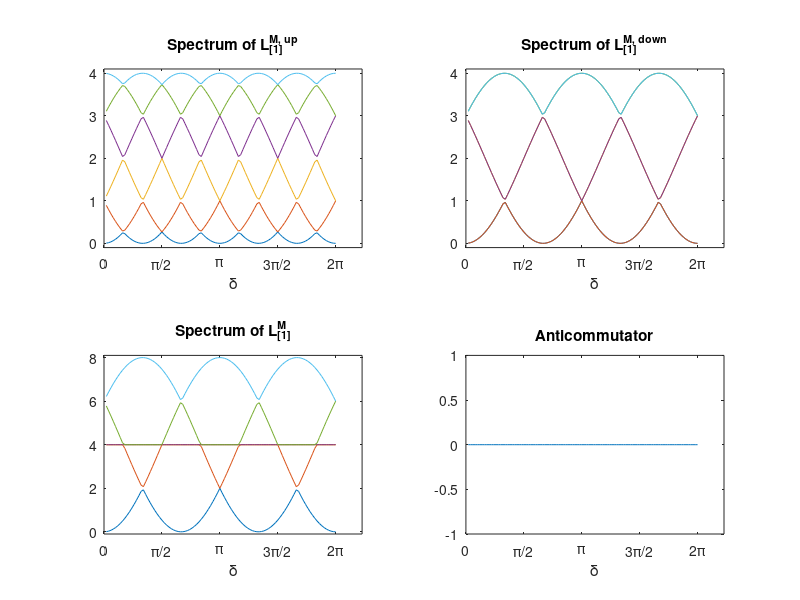
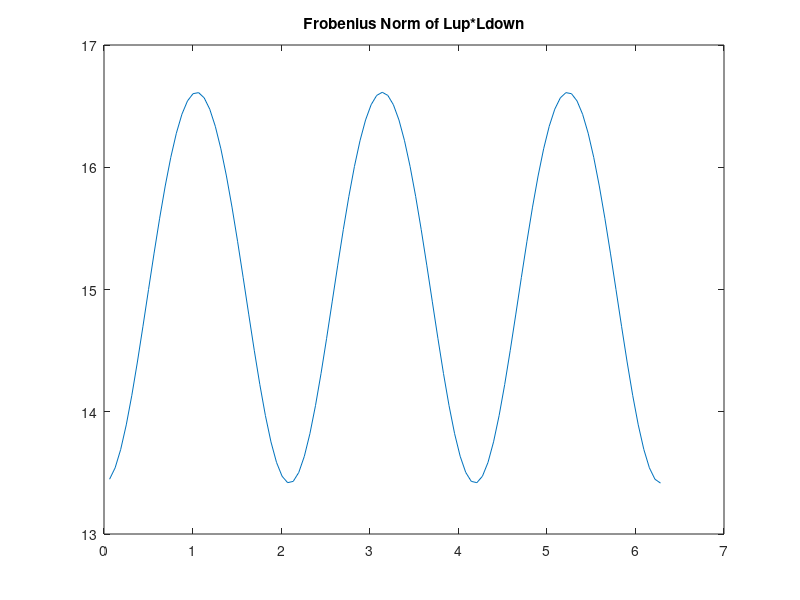
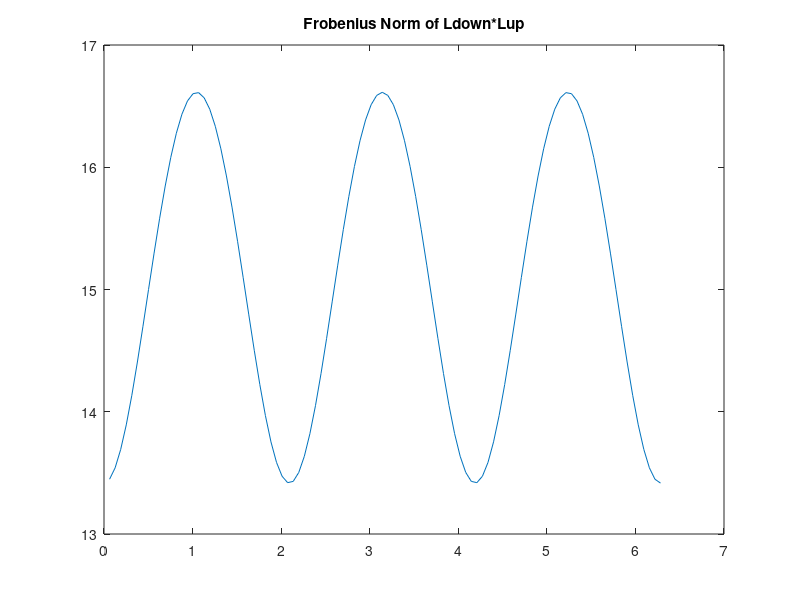

MATLAB code for these plots, in order:
% Triangle 1->2, 2->3, 3->1 and 3->2->1
clear
close all
%%% B1
% edges {1, 2}, {1, 3}, {2, 3}
B1 = [-1   0   1 ; 
       1  -1   0 ; 
       0   1   -1 ];

%%% B2 
B2 = [ -1 ;
       -1 ;
       -1 ];

%% Undirected Version

% Hodge Laplacian
L0u = B1 * B1'; % 0-up Laplacian
L1d = B1' * B1; % 1-up Laplacian, n_edge*n_edge matrix
L1u = B2 * B2'; % 1-up Laplacian, n_edge*n_edge matrix
L2d = B2' * B2; % 2-down Laplacian, n_triangle*n_triangle matrix

% The undirected infered adjacency matrix
A0u = diag(diag(L0u)) - L0u; % this is the same as the standard adjacency matrix for standard graph

D1u = diag(diag(L1u)); 
A1u = D1u - L1u; % infered adjacency between edges
D1u_mod = sum(abs(A1u), 2); % modified 1-up degree matrix

D1d = diag(diag(L1d));
A1d = D1d - L1d; % infered adjacency between edges
D1d_mod = sum(abs(A1d), 2); % modified 1-down degree matrix

%%
% Triangle slight frustration 1->2, 2->3, 3->1 and 3->2->1
Lup=zeros(6,6);
Ldown=zeros(6,6);

i1 = 1i;
for n=1:100
    
    delta=(2*pi/100)*n;
    Lup(1,:)=[2, 0,                0, -exp(-i1*delta),   0, exp(i1*delta)];
    Lup(2,:)=[0, 2,                -exp(-i1*delta), 0,   exp(i1*delta), 0];
    
    Lup(3,:)=[0, -exp(i1*delta),    2,0,                0,-exp(-i1*delta)];
    Lup(4,:)=[-exp(i1*delta), 0,    0,2,                -exp(-i1*delta),0];
    
    Lup(5,:)=[0, exp(-i1*delta),  0,-exp(i1*delta),   2,0];
    Lup(6,:)=[exp(-i1*delta), 0,  -exp(i1*delta),0,   0,2];
    
    
    Ldown(1,:)=[2,0,               exp(-i1*delta),0,   -exp(i1*delta),0];
    Ldown(2,:)=[0,2,               0,exp(-i1*delta),   0,-exp(i1*delta)];
    
    Ldown(3,:)=[exp(i1*delta),0,  2,0,                 exp(-i1*delta),0];
    Ldown(4,:)=[0,exp(i1*delta),  0,2,                 0,exp(-i1*delta)];
    
    Ldown(5,:)=[-exp(-i1*delta),0,  exp(i1*delta),0,     2,0];
    Ldown(6,:)=[0,-exp(-i1*delta),  0,exp(i1*delta),     0,2];
    
    anti_commutator(n)=sum(sum((Lup*Ldown-Ldown*Lup).^2));
    lambda_up(n,:)=sort(eig((Lup)));
    lambda_down(n,:)=sort(eig((Ldown)));
    lambda_L(n,:)=sort(eig((Ldown+Lup)));
    hodge_norm1(n) = norm(Lup*Ldown,"fro"); % calculate  
    hodge_norm2(n) = norm(Ldown*Lup,"fro"); % calculate  

end
x_grid = (2*pi/100) * linspace(1,100);

figure

subplot(2,2,1);
plot(x_grid, lambda_up(:,1))
hold on 
plot(x_grid, lambda_up(:,2))
plot(x_grid, lambda_up(:,3))
plot(x_grid, lambda_up(:,4))
plot(x_grid, lambda_up(:,5))
plot(x_grid, lambda_up(:,6))
hold off
title('Spectrum of L_{[1]}^{M, up}');
xticks([0 pi/2 pi 3*pi/2 2*pi])
xticklabels({'0', '\pi/2', '\pi', '3\pi/2', '2\pi'})
ylim([-0.1 4.1])
% Add a label to the x-axis
xlabel('\delta')

subplot(2,2,2);
plot(x_grid, lambda_down(:,1))
hold on 
plot(x_grid, lambda_down(:,2))
plot(x_grid, lambda_down(:,3))
plot(x_grid, lambda_down(:,4))
plot(x_grid, lambda_down(:,5))
plot(x_grid, lambda_down(:,6))
hold off
title('Spectrum of L_{[1]}^{M, down}');
xticks([0 pi/2 pi 3*pi/2 2*pi])
xticklabels({'0', '\pi/2', '\pi', '3\pi/2', '2\pi'})
ylim([-0.1 4.1])
% Add a label to the x-axis
xlabel('\delta')

subplot(2,2,3);
plot(x_grid, lambda_L(:,1))
hold on 
plot(x_grid, lambda_L(:,2))
plot(x_grid, lambda_L(:,3))
plot(x_grid, lambda_L(:,4))
plot(x_grid, lambda_L(:,5))
plot(x_grid, lambda_L(:,6))
%plot(0.7227, 0, '*')
%plot(x_grid, 3+4cos()
hold off
title('Spectrum of L_{[1]}^{M}');
xticks([0 pi/2 pi 3*pi/2 2*pi])
xticklabels({'0', '\pi/2', '\pi', '3\pi/2', '2\pi'})
ylim([-0.1 8.1])
% Add a label to the x-axis
xlabel('\delta')

subplot(2,2,4);
plot(x_grid, anti_commutator)
title('Anticommutator');
xticks([0 pi/2 pi 3*pi/2 2*pi])
xticklabels({'0', '\pi/2', '\pi', '3\pi/2', '2\pi'})
% Add a label to the x-axis
xlabel('\delta')
ylim([-1 1])

%set(gca, 'FontSize', 14);
saveas(gcf, 'plots\case2.eps', 'epsc');

figure
plot(x_grid, hodge_norm1)
title('Frobenius Norm of Lup*Ldown');

figure
plot(x_grid, hodge_norm2)
title('Frobenius Norm of Ldown*Lup');
